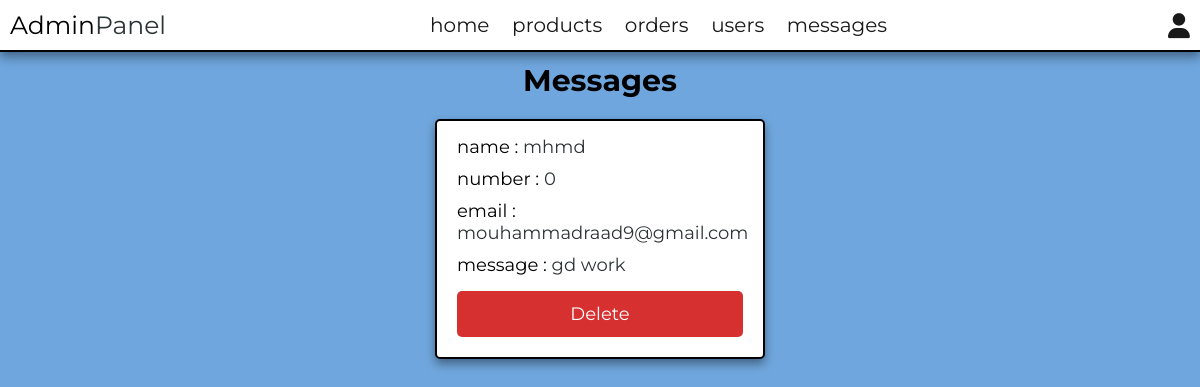
/admin/messages.php (signed in), run on the app's committed database.
### tables this page shows
CREATE TABLE `messages` (
  `id` int(100) NOT NULL,
  `user_id` int(100) NOT NULL,
  `name` varchar(100) NOT NULL,
  `email` varchar(100) NOT NULL,
  `number` varchar(12) NOT NULL,
  `message` varchar(500) NOT NULL
);

### admin/messages.php (the view, shortened to what this page needs)
<?php
include '../components/connect.php';
?>
<!DOCTYPE html>
<html lang="en">
<head>
   <link rel="stylesheet" href="https://cdnjs.cloudflare.com/ajax/libs/font-awesome/6.1.1/css/all.min.css">
   <link rel="stylesheet" href="../css/admin_style.css">
</head>
<body>
<?php include '../components/admin_header.php' ?>
<section class="messages">
   <h1 class="heading">messages</h1>
   <div class="box-container">
   <?php
      $select_messages = $conn->prepare("SELECT * FROM `messages`");
      $select_messages->execute();
      if($select_messages->rowCount() > 0){
         while($fetch_messages = $select_messages->fetch(PDO::FETCH_ASSOC)){
   ?>
   <div class="box">
      <p> name : <span><?= $fetch_messages['name']; ?></span> </p>
      <p> number : <span><?= $fetch_messages['number']; ?></span> </p>
      <p> email : <span><?= $fetch_messages['email']; ?></span> </p>
      <p> message : <span><?= $fetch_messages['message']; ?></span> </p>
      <a href="messages.php?delete=<?= $fetch_messages['id']; ?>" class="delete-btn" onclick="return confirm('delete this message?');">delete</a>
   </div>
   <?php
         }
      }else{
         echo '<p class="empty">you have no messages</p>';
      }
   ?>
   </div>
</section>
</body>
</html>

### css/admin_style.css (style rules this page uses)
:root { --main-color: #2d3436; --red: #d63031; --orange: #fdcb6e; --black: #000000; --white: #ffffff; --light-bg: #6fa6dd; --light-color: #19191a; --border: .2rem solid var(--black); --box-shadow: 0 .5rem 1rem rgba(0, 0, 0, .4); }
* { font-family: 'Montserrat', sans-serif; margin:0; padding:0; box-sizing: border-box; text-decoration: none; outline: none; border:none; }
html { font-size: 62.5%; overflow-x: hidden; }
body { background-color: var(--light-bg); }
section { max-width: 1300px; margin:0 auto; padding:1rem; }
.btn, .delete-btn, .option-btn { display: block; margin-top: 1rem; border-radius: .5rem; cursor: pointer; width: 100%; font-size: 1.8rem; color:var(--white); padding:1.2rem 3rem; text-transform: capitalize; text-align: center; }
.delete-btn { background-color: var(--red); }
.heading { text-align: center; margin-bottom: 2rem; text-transform: capitalize; color:var(--black); font-size: 3rem; }
.messages .box-container { display: grid; grid-template-columns: repeat(auto-fit, 33rem); gap:1.5rem; justify-content: center; align-items: flex-start; }
.messages .box-container .box { background-color: var(--white); border-radius: .5rem; box-shadow: var(--box-shadow); border:var(--border); padding:2rem; padding-top: 1rem; }
.messages .box-container .box p { padding: .5rem 0; font-size: 1.8rem; color:var(--black); }
.messages .box-container .box p span { color:var(--main-color); }

### data on the page
messages: name "mhmd", number "0", email "mouhammadraad9@gmail.com", message "gd work"
